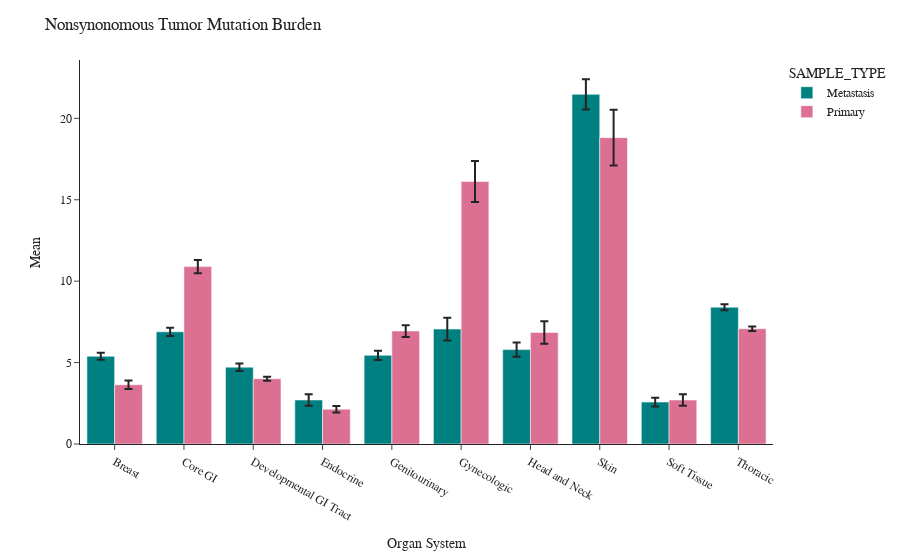

Write notebook code for a chart like this one.
### Code cell
px.bar(data_frame=tmb_by_type,
       x='ORGAN_SYSTEM',
       y='mean',
       color='SAMPLE_TYPE',
       barmode='group',
       error_x='sem', 
       error_y='sem',
       color_discrete_sequence=['teal', 'palevioletred']).update_layout(
                        template='simple_white',
                        font_family='Arial',
                        title={
                                'text': 'Nonsynonomous Tumor Mutation Burden',
                              },
                        xaxis_title='Organ System', 
                        yaxis_title='Mean',
                    )

### Figure 1 — Plotly figure (JSON) as saved in the notebook; plotly's stock layout.template omitted (floating-point values rounded to 4 significant figures)
{"data": [{"alignmentgroup": "True", "error_x": {"array": [0.2129, 0.2546, 0.2295, 0.356, 0.28, 0.6944, 0.4395, 0.93, 0.2655, 0.1881]}, "error_y": {"array": [0.2129, 0.2546, 0.2295, 0.356, 0.28, 0.6944, 0.4395, 0.93, 0.2655, 0.1881]}, "hovertemplate": "SAMPLE_TYPE=Metastasis<br>ORGAN_SYSTEM=%{x}<br>mean=%{y}<extra></extra>", "legendgroup": "Metastasis", "marker": {"color": "teal", "pattern": {"shape": ""}}, "name": "Metastasis", "offsetgroup": "Metastasis", "orientation": "v", "showlegend": true, "textposition": "auto", "type": "bar", "x": ["Breast", "Core GI", "Developmental GI Tract", "Endocrine", "Genitourinary", "Gynecologic", "Head and Neck", "Skin", "Soft Tissue", "Thoracic"], "xaxis": "x", "y": [5.386, 6.888, 4.718, 2.702, 5.445, 7.056, 5.797, 21.47, 2.575, 8.401], "yaxis": "y"}, {"alignmentgroup": "True", "error_x": {"array": [0.2557, 0.4013, 0.1247, 0.1975, 0.3608, 1.264, 0.6844, 1.712, 0.3545, 0.1371]}, "error_y": {"array": [0.2557, 0.4013, 0.1247, 0.1975, 0.3608, 1.264, 0.6844, 1.712, 0.3545, 0.1371]}, "hovertemplate": "SAMPLE_TYPE=Primary<br>ORGAN_SYSTEM=%{x}<br>mean=%{y}<extra></extra>", "legendgroup": "Primary", "marker": {"color": "palevioletred", "pattern": {"shape": ""}}, "name": "Primary", "offsetgroup": "Primary", "orientation": "v", "showlegend": true, "textposition": "auto", "type": "bar", "x": ["Breast", "Core GI", "Developmental GI Tract", "Endocrine", "Genitourinary", "Gynecologic", "Head and Neck", "Skin", "Soft Tissue", "Thoracic"], "xaxis": "x", "y": [3.638, 10.89, 4.005, 2.139, 6.938, 16.12, 6.847, 18.81, 2.699, 7.077], "yaxis": "y"}], "layout": {"barmode": "group", "font": {"family": "Arial"}, "legend": {"title": {"text": "SAMPLE_TYPE"}, "tracegroupgap": 0}, "margin": {"t": 60}, "title": {"text": "Nonsynonomous Tumor Mutation Burden"}, "xaxis": {"anchor": "y", "domain": [0, 1], "title": {"text": "Organ System"}}, "yaxis": {"anchor": "x", "domain": [0, 1], "title": {"text": "Mean"}}}}
